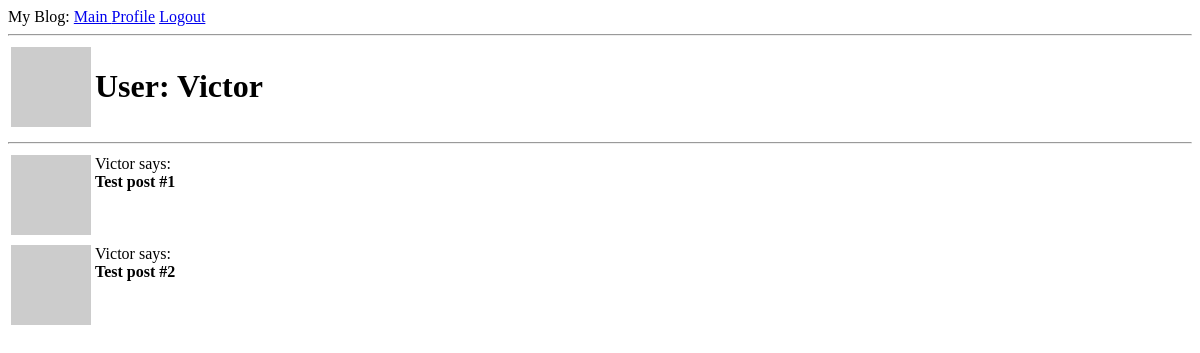
/user/Victor (signed in), run on an earlier commit of the app's database.
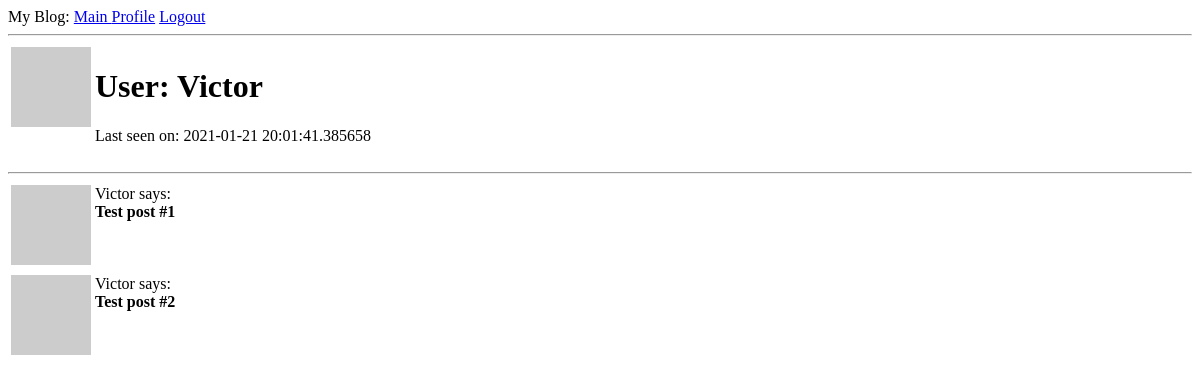
And on a later commit of the database.
### app/models.py (models this page shows, shortened)
class User(UserMixin, db.Model):
    id = db.Column(db.Integer, primary_key=True)
    username = db.Column(db.String(255), index=True, unique=True)
    email = db.Column(db.String(255), index=True, unique=True)
    password_hash = db.Column(db.String(255))
    about_me = db.Column(db.String(255))
    last_seen = db.Column(db.DateTime, default=datetime.utcnow)
    posts = db.relationship('Post', backref='author', lazy='dynamic')
    def avatar(self, size):
        digest = md5(self.email.lower().encode('utf-8')).hexdigest()
        return f'https://www.gravatar.com/avatar/{digest}?d=identicon&s={size}'

### app/routes.py (the view)
@app.route('/user/<username>')
@login_required
def user(username):
    user = User.query.filter_by(username=username).first_or_404()
    posts = [
        {'author': user, 'body': 'Test post #1'},
        {'author': user, 'body': 'Test post #2'}
    ]
    return render_template('user.html', user=user, posts=posts)

### app/models.py (called while the page is built)
@login.user_loader
def load_user(id):
    return User.query.get(int(id))

### app/routes.py (called while the page is built)
@app.before_request
def before_request():
    if current_user.is_authenticated:
        current_user.last_seen = datetime.utcnow()
        db.session.commit()

### app/templates/user.html (shortened to what this page needs)
{% extends 'base.html' %}
{% block content %}
<table>
    <tr valign="top">
        <td><img src="{{ user.avatar(128) }}" alt="avatar"></td>
        <td>
            <h1>User: {{ user.username }}</h1>
            {% if user.last_seen %}<p>Last seen on: {{ user.last_seen }}</p>{% endif %}
        </td>
    </tr>
</table>
<hr>
{% for post in posts %}
{% include '_post.html' %}
{% endfor %}
{% endblock %}

### app/templates/_post.html
<table>
    <tr valign="top">
        <td><img src="{{ post.author.avatar(48) }}" alt="avatar"></td>
        <td>{{ post.author.username }} says: <br><strong>{{ post.body }}</strong></td>
    </tr>
</table>

What changed in the data, as far as the page shows it:
changed User "Victor": last_seen (not shown) → "2021-01-21 20:01:41.385658"
Also different on the page:
text now shown: "Last seen on:"
